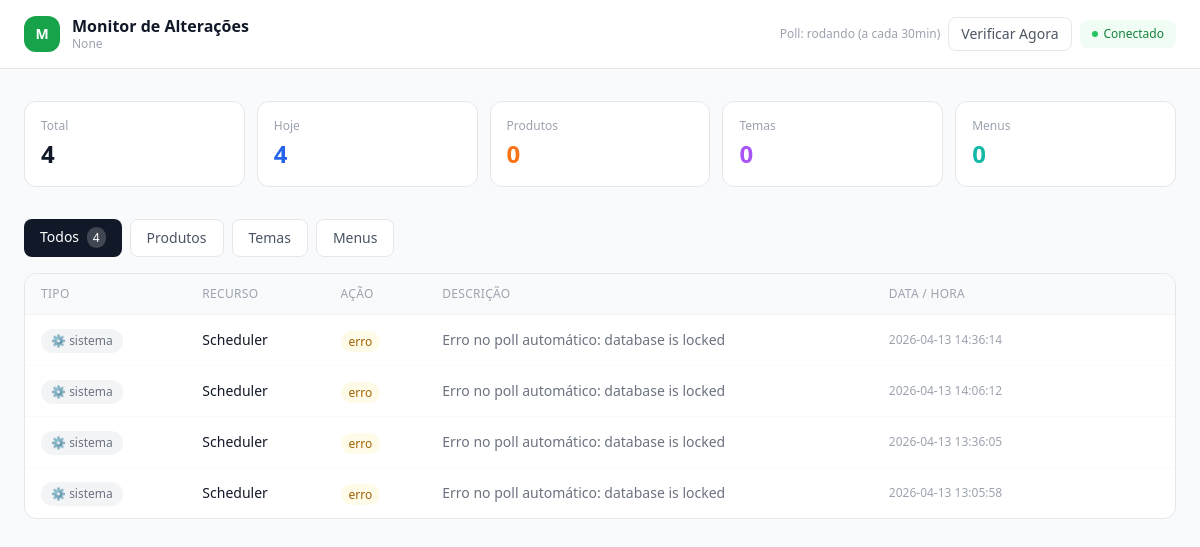
The page / on the database its author committed.
### tables this page shows
CREATE TABLE config (
                key   TEXT PRIMARY KEY,
                value TEXT NOT NULL
            );

CREATE TABLE alteracoes (
                id           INTEGER PRIMARY KEY AUTOINCREMENT,
                tipo         TEXT NOT NULL,
                recurso_id   TEXT,
                recurso_nome TEXT,
                acao         TEXT NOT NULL,
                descricao    TEXT,
                dados_json   TEXT,
                timestamp    TEXT DEFAULT (datetime('now','localtime'))
            );

### main.py (the view)
@app.get("/", response_class=HTMLResponse)
async def dashboard(request: Request, tipo: str = "", pagina: int = 1):
    per_page = 50
    offset   = (pagina - 1) * per_page
    with get_db() as conn:
        where  = "WHERE tipo = ?" if tipo else ""
        params = (tipo,) if tipo else ()
        total  = conn.execute(f"SELECT COUNT(*) FROM alteracoes {where}", params).fetchone()[0]
        rows   = conn.execute(
            f"SELECT * FROM alteracoes {where} ORDER BY id DESC LIMIT {per_page} OFFSET {offset}",
            params
        ).fetchall()
        stats = {
            "total":    conn.execute("SELECT COUNT(*) FROM alteracoes").fetchone()[0],
            "hoje":     conn.execute("SELECT COUNT(*) FROM alteracoes WHERE date(timestamp)=date('now','localtime')").fetchone()[0],
            "produtos": conn.execute("SELECT COUNT(*) FROM alteracoes WHERE tipo='produto'").fetchone()[0],
            "temas":    conn.execute("SELECT COUNT(*) FROM alteracoes WHERE tipo='tema'").fetchone()[0],
            "menus":    conn.execute("SELECT COUNT(*) FROM alteracoes WHERE tipo='menu'").fetchone()[0],
        }
    return templates.TemplateResponse("index.html", {
        "request":       request,
        "alteracoes":    [dict(r) for r in rows],
        "stats":         stats,
        "tipo":          tipo,
        "pagina":        pagina,
        "total_paginas": max(1, (total + per_page - 1) // per_page),
        "total":         total,
        "instalado":     get_token() is not None,
        "shop":          SHOP,
        "ultimo_poll":   get_config("ultimo_poll") or "nunca",
        "intervalo":     POLL_INTERVALO_MINUTOS,
    })

### templates/index.html (shortened to what this page needs)
<!DOCTYPE html>
<html lang="pt-BR">
<head>
    <script src="https://cdn.tailwindcss.com"></script>
</head>
<body class="bg-gray-50 min-h-screen">
    <header class="bg-white border-b border-gray-200 px-6 py-4 sticky top-0 z-10">
        <div class="max-w-7xl mx-auto flex items-center justify-between">
            <div class="flex items-center gap-3">
                <div class="w-9 h-9 bg-green-600 rounded-xl flex items-center justify-center text-white font-bold text-sm">M</div>
                <div>
                    <h1 class="text-base font-semibold text-gray-900 leading-tight">Monitor de Alterações</h1>
                    <p class="text-xs text-gray-400">{{ shop }}</p>
                </div>
            </div>
            <div class="flex items-center gap-2">
                {% if instalado %}
                <span class="text-xs text-gray-400">Poll: {{ ultimo_poll }} (a cada {{ intervalo }}min)</span>
                <a href="/poll" title="Verificar alterações agora"
                   class="text-sm border border-gray-200 text-gray-600 px-3 py-1.5 rounded-lg hover:bg-gray-50 transition-colors">
                    Verificar Agora
                </a>
                <span class="inline-flex items-center gap-1.5 bg-green-50 text-green-700 text-xs font-medium px-3 py-1.5 rounded-lg">
                    <span class="w-1.5 h-1.5 bg-green-500 rounded-full animate-pulse"></span> Conectado
                </span>
                {% else %}
                <a href="/setup" class="bg-green-600 hover:bg-green-700 text-white text-sm font-medium px-4 py-2 rounded-lg transition-colors">
                    Configurar Token
                </a>
                {% endif %}
            </div>
        </div>
    </header>
    <main class="max-w-7xl mx-auto px-6 py-8">
        <div class="grid grid-cols-2 sm:grid-cols-5 gap-3 mb-8">
            <div class="bg-white rounded-xl border border-gray-200 p-4">
                <p class="text-xs text-gray-400 mb-1">Total</p>
                <p id="stat-total" class="text-2xl font-bold text-gray-900">{{ stats.total }}</p>
            </div>
            <div class="bg-white rounded-xl border border-gray-200 p-4">
                <p class="text-xs text-gray-400 mb-1">Hoje</p>
                <p id="stat-hoje" class="text-2xl font-bold text-blue-600">{{ stats.hoje }}</p>
            </div>
            <div class="bg-white rounded-xl border border-gray-200 p-4">
                <p class="text-xs text-gray-400 mb-1">Produtos</p>
                <p id="stat-produtos" class="text-2xl font-bold text-orange-500">{{ stats.produtos }}</p>
            </div>
            <div class="bg-white rounded-xl border border-gray-200 p-4">
                <p class="text-xs text-gray-400 mb-1">Temas</p>
                <p id="stat-temas" class="text-2xl font-bold text-purple-500">{{ stats.temas }}</p>
            </div>
            <div class="bg-white rounded-xl border border-gray-200 p-4">
                <p class="text-xs text-gray-400 mb-1">Menus</p>
                <p id="stat-menus" class="text-2xl font-bold text-teal-500">{{ stats.menus }}</p>
            </div>
        </div>
        <div class="flex gap-2 mb-4 flex-wrap">
            <a href="/" class="px-4 py-2 rounded-lg text-sm font-medium transition-colors
                {{ 'bg-gray-900 text-white' if not tipo else 'bg-white border border-gray-200 text-gray-600 hover:bg-gray-50' }}">
                Todos {% if not tipo %}<span class="ml-1 bg-white/20 text-xs px-1.5 py-0.5 rounded-full">{{ total }}</span>{% endif %}
            </a>
            <a href="/?tipo=produto" class="px-4 py-2 rounded-lg text-sm font-medium transition-colors
                {{ 'bg-orange-500 text-white' if tipo == 'produto' else 'bg-white border border-gray-200 text-gray-600 hover:bg-gray-50' }}">
                Produtos {% if tipo == 'produto' %}<span class="ml-1 bg-white/20 text-xs px-1.5 py-0.5 rounded-full">{{ total }}</span>{% endif %}
            </a>
            <a href="/?tipo=tema" class="px-4 py-2 rounded-lg text-sm font-medium transition-colors
                {{ 'bg-purple-500 text-white' if tipo == 'tema' else 'bg-white border border-gray-200 text-gray-600 hover:bg-gray-50' }}">
                Temas {% if tipo == 'tema' %}<span class="ml-1 bg-white/20 text-xs px-1.5 py-0.5 rounded-full">{{ total }}</span>{% endif %}
            </a>
            <a href="/?tipo=menu" class="px-4 py-2 rounded-lg text-sm font-medium transition-colors
                {{ 'bg-teal-500 text-white' if tipo == 'menu' else 'bg-white border border-gray-200 text-gray-600 hover:bg-gray-50' }}">
                Menus {% if tipo == 'menu' %}<span class="ml-1 bg-white/20 text-xs px-1.5 py-0.5 rounded-full">{{ total }}</span>{% endif %}
            </a>
        </div>
        <div class="bg-white rounded-xl border border-gray-200 overflow-hidden">
            {% if alteracoes %}
            <table class="w-full">
                <thead>
                    <tr class="bg-gray-50 border-b border-gray-100">
                        <th class="text-left text-xs font-medium text-gray-400 uppercase tracking-wide px-4 py-3">Tipo</th>
                        <th class="text-left text-xs font-medium text-gray-400 uppercase tracking-wide px-4 py-3">Recurso</th>
                        <th class="text-left text-xs font-medium text-gray-400 uppercase tracking-wide px-4 py-3">Ação</th>
                        <th class="text-left text-xs font-medium text-gray-400 uppercase tracking-wide px-4 py-3">Descrição</th>
                        <th class="text-left text-xs font-medium text-gray-400 uppercase tracking-wide px-4 py-3 whitespace-nowrap">Data / Hora</th>
                        <th class="px-4 py-3 w-24"></th>
                    </tr>
                </thead>
                <tbody class="divide-y divide-gray-50">
                    {% for alt in alteracoes %}
                    <tr data-id="{{ alt.id }}" class="hover:bg-gray-50/70 transition-colors">
                        <td class="px-4 py-3">
                            {% if alt.tipo == 'produto' %}
                            <span class="inline-flex items-center gap-1 bg-orange-50 text-orange-600 text-xs font-medium px-2.5 py-1 rounded-full">
                                📦 produto
                            </span>
                            {% elif alt.tipo == 'tema' %}
                            <span class="inline-flex items-center gap-1 bg-purple-50 text-purple-600 text-xs font-medium px-2.5 py-1 rounded-full">
                                🎨 tema
                            </span>
                            {% elif alt.tipo == 'menu' %}
                            <span class="inline-flex items-center gap-1 bg-teal-50 text-teal-600 text-xs font-medium px-2.5 py-1 rounded-full">
                                🧭 menu
                            </span>
                            {% else %}
                            <span class="inline-flex items-center gap-1 bg-gray-100 text-gray-500 text-xs font-medium px-2.5 py-1 rounded-full">
                                ⚙️ {{ alt.tipo }}
                            </span>
                            {% endif %}
                        </td>
                        <td class="px-4 py-3 text-sm text-gray-900 font-medium max-w-[180px] truncate">
                            {{ alt.recurso_nome or '—' }}
                        </td>
                        <td class="px-4 py-3">
                            {% if alt.acao in ['criado', 'instalado', 'detectado'] %}
                            <span class="text-xs bg-green-50 text-green-700 px-2 py-0.5 rounded-full font-medium">{{ alt.acao }}</span>
                            {% elif alt.acao == 'excluído' %}
                            <span class="text-xs bg-red-50 text-red-700 px-2 py-0.5 rounded-full font-medium">{{ alt.acao }}</span>
                            {% elif alt.acao == 'publicado' %}
                            <span class="text-xs bg-blue-50 text-blue-700 px-2 py-0.5 rounded-full font-medium">{{ alt.acao }}</span>
                            {% else %}
                            <span class="text-xs bg-yellow-50 text-yellow-700 px-2 py-0.5 rounded-full font-medium">{{ alt.acao }}</span>
                            {% endif %}
                        </td>
                        <td class="px-4 py-3 text-sm text-gray-500 max-w-xs truncate">{{ alt.descricao or '—' }}</td>
                        <td class="px-4 py-3 text-xs text-gray-400 whitespace-nowrap">{{ alt.timestamp }}</td>
                        <td class="px-4 py-3 text-right">
                        </td>
                    </tr>
                    {% endfor %}
                </tbody>
            </table>
            {% endif %}
        </div>
    </main>
</body>
</html>

### rows shown on the page
config: value "rodando"
alteracoes: tipo "sistema", recurso_nome "Scheduler", acao "erro", descricao "Erro no poll automático: database is locked", timestamp "2026-04-13 14:36:14"
alteracoes: tipo "sistema", recurso_nome "Scheduler", acao "erro", descricao "Erro no poll automático: database is locked", timestamp "2026-04-13 14:06:12"
alteracoes: tipo "sistema", recurso_nome "Scheduler", acao "erro", descricao "Erro no poll automático: database is locked", timestamp "2026-04-13 13:36:05"
alteracoes: tipo "sistema", recurso_nome "Scheduler", acao "erro", descricao "Erro no poll automático: database is locked", timestamp "2026-04-13 13:05:58"

### other values the page prints
{{ shop }} "None"
{{ intervalo }} "30"
{{ stats.total }} "4"
{{ stats.hoje }} "4"
{{ stats.produtos }} "0"
{{ stats.temas }} "0"
{{ stats.menus }} "0"
{{ total }} "4"
